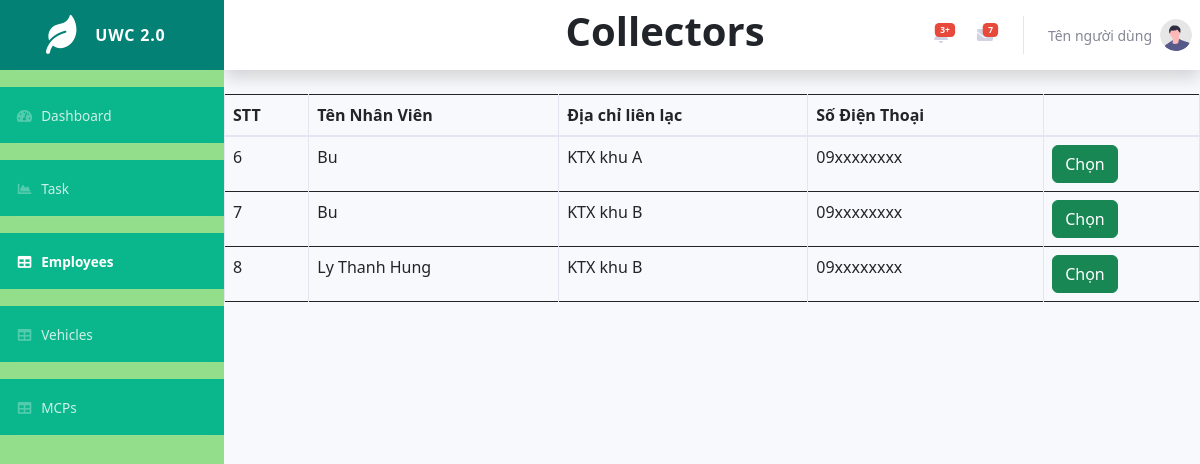
The app's page /app/views/collector.php, older data.
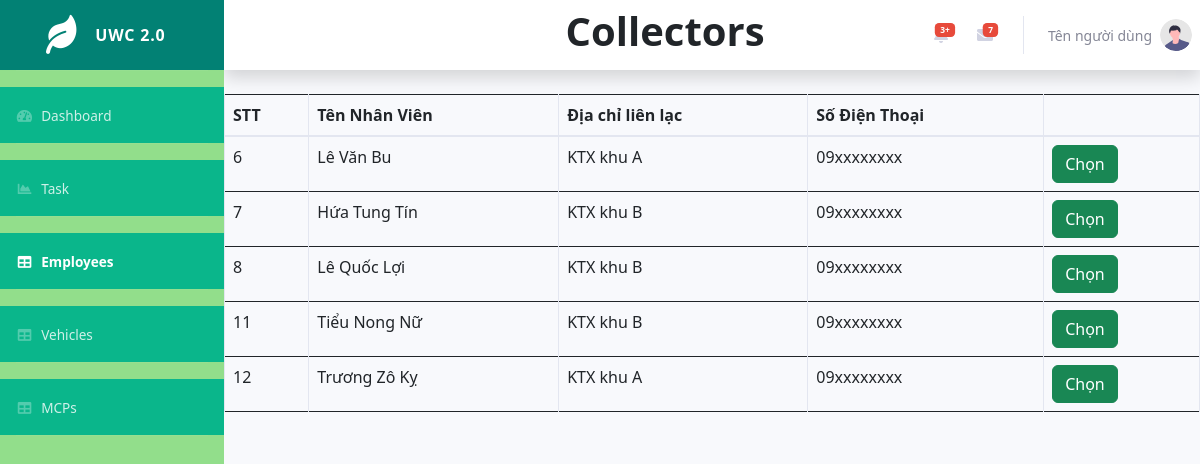
The same page, newer data.
### tables this page shows
CREATE TABLE `users` (
  `id` int(11) NOT NULL,
  `username` varchar(20) NOT NULL,
  `password` varchar(20) NOT NULL,
  `name` varchar(50) NOT NULL,
  `sex` varchar(2) NOT NULL,
  `phone` varchar(11) NOT NULL,
  `address` varchar(50) NOT NULL,
  `role` int(11) NOT NULL,
  `status` int(11) NOT NULL
);

### controllers/content/collector.php (the view, shortened to what this page needs)
<?php
include('../../models/connection.php');
echo '<div class="table-responsive">
<table class="table table-bordered" id="dataTable" width="100%" cellspacing="0">
    <thead>
        <tr>
            <th>STT</th>
            <th>Tên Nhân Viên</th>
            <th>Địa chỉ liên lạc</th>
            <th>Số Điện Thoại</th>
            <th></th>
        </tr>
    </thead>
    <tbody>
    ';
$query = "SELECT * from users WHERE users.role = 2";
$query_run = mysqli_query($conn, $query);
if (mysqli_num_rows($query_run) > 0) {
  foreach ($query_run as $row) {
    echo '
    <tr>
      <td>' . $row["id"] . '</td>
      <td>' . $row["name"] . '</td>
      <td>' . $row["address"] . ' </td>
      <td>' . $row["phone"] . '</td>
      <td>
        <button class="btn btn-success" data-toggle="modal" data-target="#myModal">
          Chọn
        </button>
      </td>
    </tr>';
  }
};

Row changes from the older to the newer data that the page shows:
changed users id 6: name "Bu" → "Lê Văn Bu"
changed users id 7: name "Bu" → "Hứa Tung Tín"
changed users id 8: name "Ly Thanh Hung" → "Lê Quốc Lợi"
added users: id "11", name "Tiểu Nong Nữ", address "KTX khu B", phone "09xxxxxxxx"
added users: id "12", name "Trương Zô Kỵ", address "KTX khu A", phone "09xxxxxxxx"
